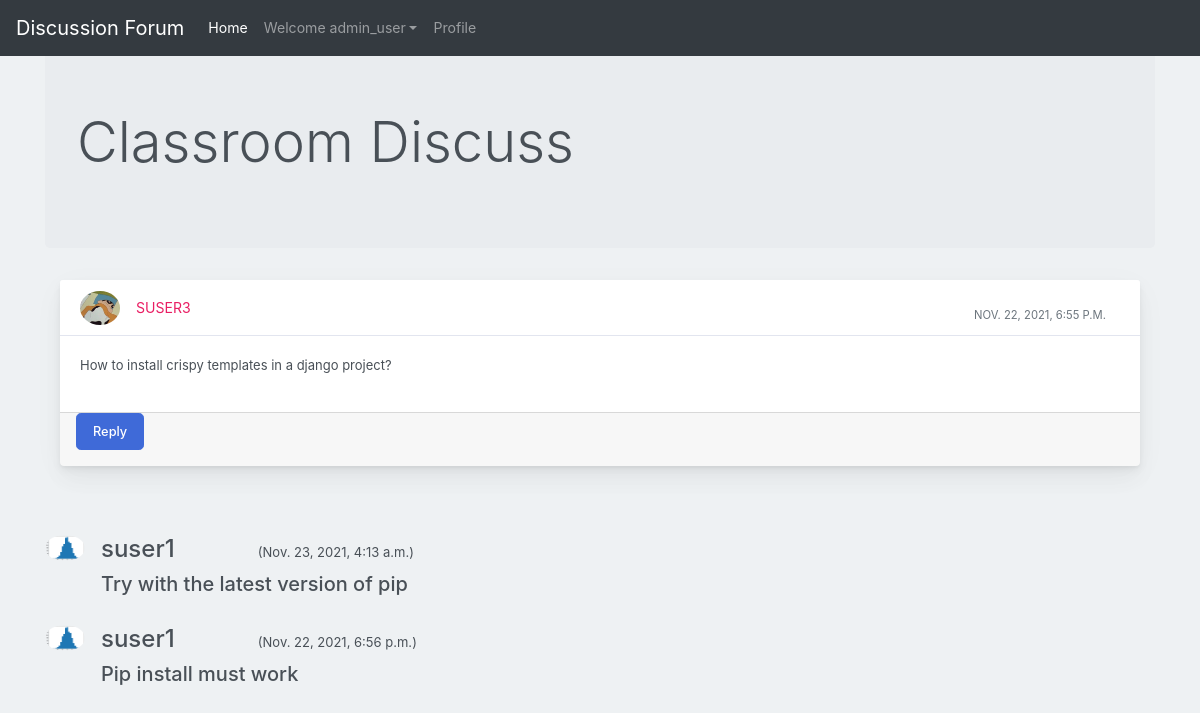
Screenshot of /post/5 (signed in) with the database file from the repository.
### users/models.py (models this page shows)
class User(AbstractUser):
    email = models.EmailField()
    is_student = models.BooleanField(default=False)
    is_teacher = models.BooleanField(default=False)

### discuss/models.py (models this page shows, shortened)
class Post(models.Model):
    user1 = models.ForeignKey(User, on_delete=models.CASCADE, default=1)
    post_id = models.AutoField
    post_content = models.TextField()
    timestamp= models.DateTimeField(default=now)
    image = models.ImageField(upload_to="images",default="")
    def get_reply_item_url(self):
        return reverse("discuss:add-reply", kwargs={
            'post_id' : self.id
        })

class Replie(models.Model):
    user = models.ForeignKey(User, on_delete=models.CASCADE, default=1)
    reply_id = models.AutoField
    reply_content = models.TextField()
    post = models.ForeignKey(Post, on_delete=models.CASCADE, default='')
    timestamp= models.DateTimeField(default=now)
    image = models.ImageField(upload_to="images",default="")

### discuss/views.py (the view)
# urls.py: path('post/<post_id>', views.post_detail, name='post-detail'),
def post_detail(request, post_id):
    post = Post.objects.get(id=post_id)
    replies = Replie.objects.filter(post = post).order_by("-timestamp")
    context = {
        "replies" : replies,
        "post" : post,
    }
    return render(request, 'discuss/post_detail.html', context)

### templates/discuss/post_detail.html (shortened to what this page needs)
{% extends 'discuss/basic.html' %}
{% load crispy_forms_tags %}
{% block homeactive %} active {% endblock homeactive %}-->
{% block content %}
<div class="container my-4">
<div class="jumbotron">
    <h1 class="display-4">Classroom Discuss</h1>
    </div>
    <div class="container-fluid mt-10">
      <div class="row">
          <div class="col-md-12">
              <div class="card mb-4">
                  <div class="card-header">
                      <div class="media flex-wrap w-100 align-items-center"> <img src="/media/{{post.image}}"
                              class="d-block ui-w-40 rounded-circle" alt="">
                          <div class="media-body ml-3"> <a href="#" data-abc="true">{{post.user1}}</a>
                          </div>
                          <div class="text-muted small ml-3">
                            <div class="px-4 pt-3">{{post.timestamp}} </div>
                          </div>
                      </div>
                  </div>
                  <div class="card-body">
                      <p>{{post.post_content}}</p>
                  </div>
                  <div class="card-footer d-flex flex-wrap justify-content-between align-items-center px-3 pt-0 pb-3">
                    <a class="btn btn-primary btn-lg" data-toggle="modal" href="{{post.get_reply_item_url}}">Reply</a>
                </div>
              </div>
          </div>
      </div>
  </div>
</div>
{% for reply in replies %}
<br>
<div class="container">
<div class="media">
    <img class="mr-3 rounded-circle" src="/media/{{reply.image}}" alt="." width="30px" height="30px">
    <div class="media-body">
      <h4 class="mt-0">{{reply.user}}	&nbsp;	&nbsp;	&nbsp;	&nbsp;	&nbsp;	&nbsp;  <span><small style="font-size: 13px;">({{reply.timestamp}})</small></span></h4>
      <h5>{{reply.reply_content}}</h5>
    </div>
  </div>
</div>
{% endfor %}
  {% endblock content %}

### templates/discuss/basic.html (shortened to what this page needs)
{% load static %}
<!doctype html>
<html lang="en">
  <head>
    <link rel="stylesheet" href="https://stackpath.bootstrapcdn.com/bootstrap/4.2.1/css/bootstrap.min.css">
    <link rel="stylesheet" type="text/css" href=" {% static 'discuss/block.css' %} ">
  </head>
  <body>
    <nav class="navbar navbar-expand-lg navbar-dark bg-dark fixed-top">
  <a class="navbar-brand" href="{% url 'discuss:forum-home' %}">Discussion Forum</a>
  <div class="collapse navbar-collapse" id="navbarSupportedContent">
    <ul class="navbar-nav mr-auto">
      <li class="nav-item {% block homeactive %} {% endblock homeactive %} ">
        <a class="nav-link" href="/">Home </a>
      </li>
      {% if user.is_authenticated %}
<ul class="navbar-nav mr-2">
<li class="nav-item dropdown">
<a class="nav-link dropdown-toggle" href='#' id="navbarDropdown" role="button" data-toggle="dropdown"> Welcome {{request.user}}</a>
<div class="dropdown-menu" aria-labelledby="navbarDropdown">
      <li class="nav-item {% block profileactive %} {% endblock profileactive %}">
        <a class="nav-link" href="#">Profile</a>
      </li>
        </div>
      </li>
      {% endif %}
    </ul>
  </div>
</nav>
<br>
</body>
{% block content %}{% endblock content%}
</html>

### discuss/static/discuss/block.css (style rules this page uses)
body { margin: 0; font-family: -apple-system, BlinkMacSystemFont, "Segoe UI", Roboto, "Helvetica Neue", Arial, "Noto Sans", sans-serif, "Apple Color Emoji", "Segoe UI Emoji", "Segoe UI Symbol", "Noto Color Emoji"; font-size: .88rem; font-weight: 400; line-height: 1.5; color: #495057; text-align: left; background-color: #eef1f3 }
.card { box-shadow: 0 0.46875rem 2.1875rem rgba(4, 9, 20, 0.03), 0 0.9375rem 1.40625rem rgba(4, 9, 20, 0.03), 0 0.25rem 0.53125rem rgba(4, 9, 20, 0.05), 0 0.125rem 0.1875rem rgba(4, 9, 20, 0.03); border-width: 0; transition: all .2s }
.card-header:first-child { border-radius: calc(.25rem - 1px) calc(.25rem - 1px) 0 0 }
.card-header { display: flex; align-items: center; border-bottom-width: 1px; padding-top: 0; padding-bottom: 0; padding-right: .625rem; height: 3.5rem; text-transform: uppercase; background-color: #fff; border-bottom: 1px solid rgba(26, 54, 126, 0.125) }
.btn-primary { color: #fff; background-color: #3f6ad8; border-color: #3f6ad8 }
.btn { font-size: 0.8rem; font-weight: 500; outline: none !important; position: relative; transition: color 0.15s, background-color 0.15s, border-color 0.15s, box-shadow 0.15s }
.card-body { flex: 1 1 auto; padding: 1.25rem }
.card-body p { font-size: 13px }
a { color: #E91E63; text-decoration: none !important; background-color: transparent }
.media img { width: 40px; height: auto }

### rows the page displays
User: user "admin_user"
Post: image (picture), user1 "SUSER3", timestamp "NOV. 22, 2021, 6:55 P.M.", post_content "How to install crispy templates in a django project?"
Replie: image (picture), user "suser1", timestamp "Nov. 23, 2021, 4:13 a.m.", reply_content "Try with the latest version of pip"
Replie: image (picture), user "suser1", timestamp "Nov. 22, 2021, 6:56 p.m.", reply_content "Pip install must work"
